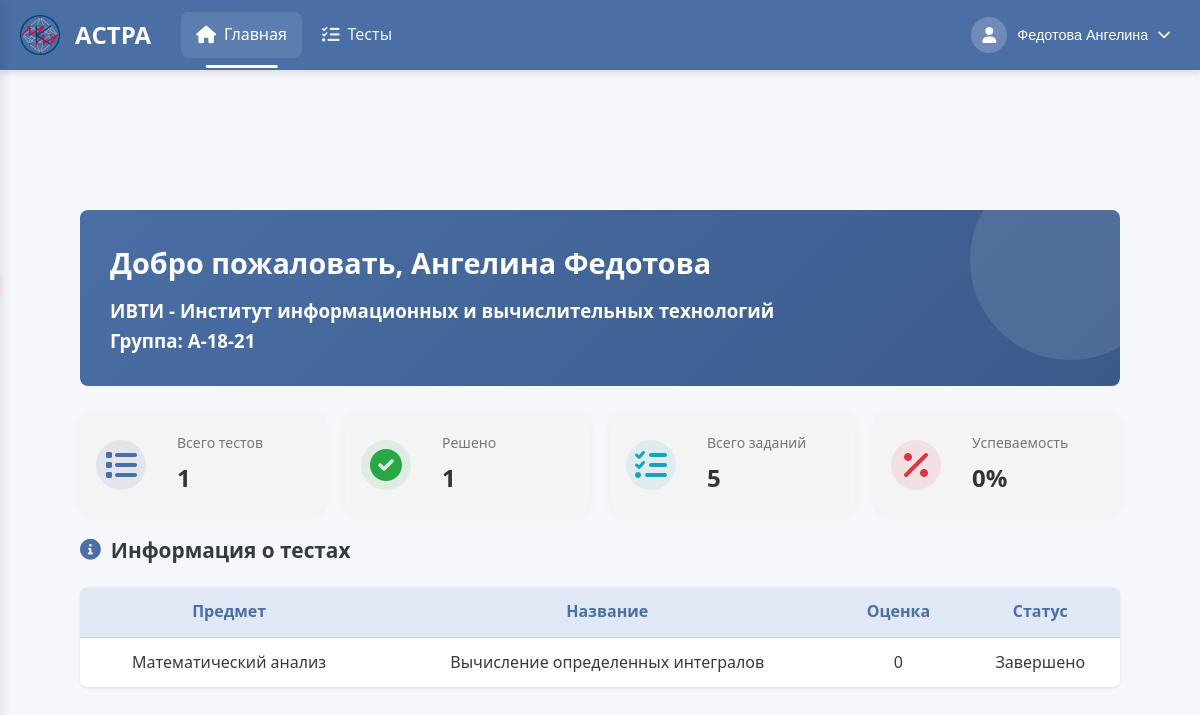
Page /Home/ (signed in) on the earlier database version.
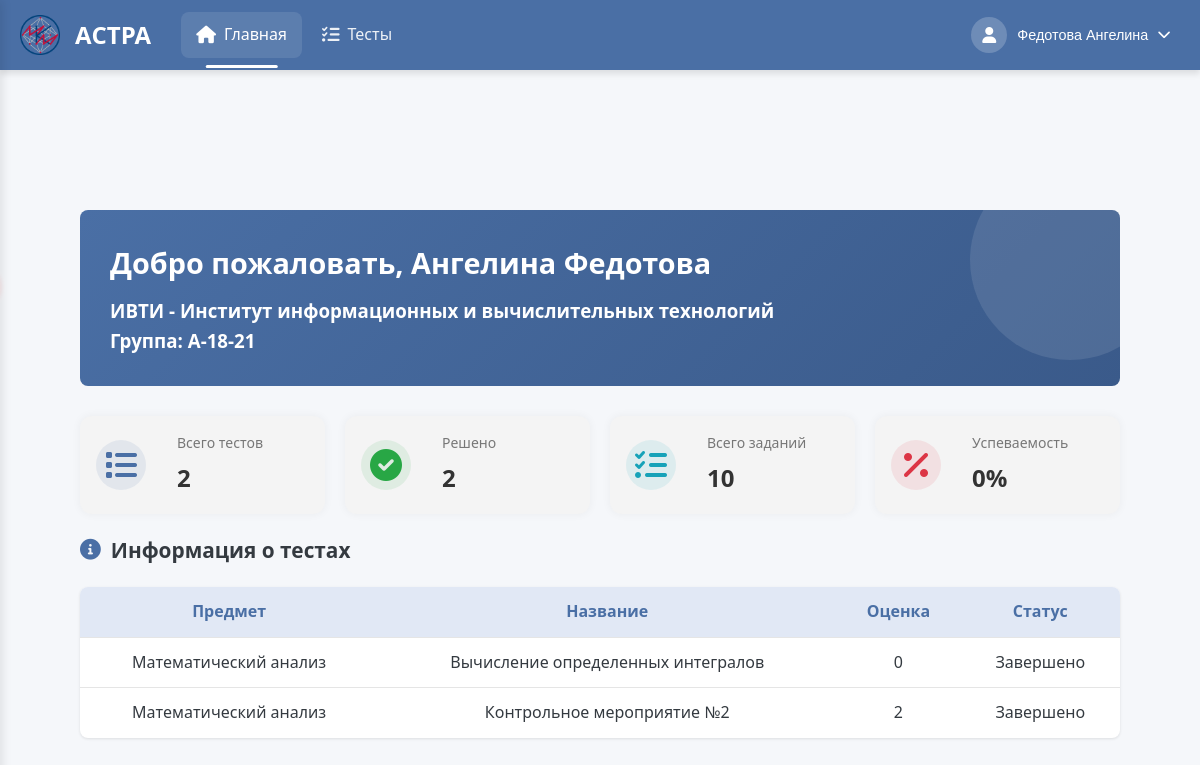
Same page on the later database version.
### create_tests/models.py (models this page shows, shortened)
class AboutTest(models.Model):
    RESULT_DISPLAY_CHOICES = [
        ('only_score', 'Только баллы'),
        ('show_correct', 'Показывать правильные ответы'),
    ]
    objects = None
    name_tests = models.CharField(max_length=255, blank=False)  # Название теста
    creator = models.ForeignKey(TeacherData, on_delete=models.PROTECT, null=True, blank=True,
                                related_name='created_tests')  # Создатель теста
    time_to_solution = models.DurationField(default=timedelta(hours=1, minutes=30))
    name_slug_tests = models.SlugField(max_length=255, unique=True, db_index=True, verbose_name="URL")  # Слаг имени
    num_of_attempts = models.IntegerField(blank=True, default=1)  # Количество попыток для решения
    type_of_result = models.IntegerField(blank=True, default=1)  # Тип возвращаемого результата
    description = models.CharField(max_length=150, default="", blank=True)
    is_published = models.IntegerField(default=0)
    is_done = models.IntegerField(default=1)
    is_draft = models.BooleanField(default=False)
    draft_data = models.TextField(default='', blank=True)
    result_display_mode = models.CharField(max_length=20, choices=RESULT_DISPLAY_CHOICES, default='only_score')  # Режим отображения результатов
    subj = models.ForeignKey(Subjects,
                             on_delete=models.PROTECT,
                             default=1)
    grade_5_threshold = models.IntegerField(default=80, help_text="Минимальный процент для оценки 5")
    grade_4_threshold = models.IntegerField(default=60, help_text="Минимальный процент для оценки 4")
    grade_3_threshold = models.IntegerField(default=35, help_text="Минимальный процент для оценки 3")
    expressions = models.ManyToManyField(AboutExpressions)
    task_groups = models.ManyToManyField(TaskGroup, blank=True)  # Новые группы заданий

class Subjects(models.Model):
    name = models.CharField(max_length=100, unique=True, default="Другое")
    def __str__(self):
        return self.name

### users/views.py (the view, shortened to what this page needs)
# urls.py: path('Home/', views.account_view, name='account_view'),
@login_required
@role_required(['student', 'admin'])
def account_view(request):
    user = request.user
    context = {
        'current_user': user,
        'is_student': user.role == 'student',
    }
    if user.role == 'student':
        try:
            student_data = user.studentdata
        except StudentData.DoesNotExist:
            student_data = None
        institutes = StudentInstitute.objects.all()
        groups = StudentGroup.objects.all()
        if student_data and student_data.group:
            published_tests = AboutTest.objects.filter(
                publishedgroup__group_name=student_data.group
            ).distinct()
        else:
            published_tests = AboutTest.objects.none()
        student_results = StudentResult.objects.filter(
            student=user,
            test__in=published_tests
        ).order_by('test', '-attempt_number')
        best_results = {}
        for result in student_results:
            if result.test_id not in best_results or result.result_points > best_results[result.test_id].result_points:
                best_results[result.test_id] = result
        active_tests = []
        completed_tests = []
        for test in published_tests:
            all_attempts = [res for res in student_results if res.test_id == test.id]
            max_attempt = max([res.attempt_number for res in all_attempts], default=0)
            best_result = best_results.get(test.id)
            remaining_attempts = test.num_of_attempts - max_attempt
            test_info = {
                'test': test,
                'best_result': best_result,
                'remaining_attempts': remaining_attempts,
                'type_of_result': f"{best_result.result_points:.0f}" if best_result else None,
                'status': '',
            }
            if remaining_attempts <= 0:
                test_info['status'] = 'Завершено'
                completed_tests.append(test_info)
            else:
                test_info['status'] = f'Осталось {remaining_attempts} попыток'
                active_tests.append(test_info)
        total_tests = len(published_tests)
        solved_tests = len(set(result.test_id for result in student_results))
        total_tasks = 0
        for test in published_tests:
            expressions_count = test.expressions.count()
            task_variants_count = TaskVariant.objects.filter(task_group__in=test.task_groups.all()).count()
            total_tasks += expressions_count + task_variants_count
        def get_grade_weight(points):
            if points >= 90:
                return 1.0
            elif points >= 75:
                return 0.75
            elif points >= 60:
                return 0.5
            else:
                return 0.0
        grade_weights = []
        for test in published_tests:
            best_result = best_results.get(test.id)
            if best_result:
                grade_weights.append(get_grade_weight(best_result.result_points))
            else:
                grade_weights.append(0.0)
        success_rate = int((sum(grade_weights) / total_tests) * 100) if total_tests > 0 else 0
        context.update({
            'total_tests': total_tests,
            'solved_tests': solved_tests,
            'total_tasks': total_tasks,
            'success_rate': success_rate,
            'student_data': student_data,
            'institutes': institutes,
            'groups': groups,
            'about_tests': active_tests + completed_tests,
        })
    else:
        context['teacher_data'] = getattr(user, 'teacherdata', None)
    return render(request, 'users/student_account.html', context)

### users/context_processors.py (called while the page is built)
def user_role(request):
    if request.user.is_authenticated:
        return {'user_role': request.user.role}
    return {}

### users/models.py (called while the page is built)
    def get_full_name(self):
        if self.role == 'student' and hasattr(self, 'studentdata'):
            return f"{self.studentdata.last_name} {self.studentdata.first_name}"
        elif self.role == 'teacher' and hasattr(self, 'teacherdata'):
            return f"{self.teacherdata.last_name} {self.teacherdata.first_name}"
        return self.email

    def get_photo_url(self):
        if self.role == 'student' and hasattr(self, 'studentdata') and self.studentdata.photo:
            return self.studentdata.photo.url
        elif self.role == 'teacher' and hasattr(self, 'teacherdata') and self.teacherdata.photo:
            return self.teacherdata.photo.url
        return None

    def __str__(self):
        return self.name

    def __str__(self):
        return self.name

### users/templates/users/student_account.html (shortened to what the changed rows need)
{% extends 'solving_tests/header.html' %}
{% load static %}
{% block extra_css %}
    <link rel="stylesheet" href="{% static 'css/student_account.css' %}">
    <link rel="stylesheet" href="{% static 'libs/fontawesome/css/all.min.css' %}">
{% endblock %}
{% block content %}
<div class="dashboard-container">
    <main class="main-content">
        {% if is_student %}
            <section class="welcome-section">
                <h1 class="welcome-title">Добро пожаловать, {{ student_data.first_name }} {{ student_data.last_name }}</h1>
                <h3 class="second-inf">{{ student_data.institute }}</h3>
                <h3 class="second-inf">Группа: {{ student_data.group }}</h3>
            </section>
            <div class="stat-row">
                <div class="stat-card">
                    <div class="stat-icon tests">
                        <i class="fas fa-list"></i>
                    </div>
                    <div class="stat-info">
                        <div class="stat-title">Всего тестов</div>
                        <div class="stat-value">{{ total_tests }}</div>
                    </div>
                </div>
                <div class="stat-card">
                    <div class="stat-icon results">
                        <i class="fas fa-check-circle"></i>
                    </div>
                    <div class="stat-info">
                        <div class="stat-title">Решено</div>
                        <div class="stat-value">{{ solved_tests }}</div>
                    </div>
                </div>
                <div class="stat-card">
                    <div class="stat-icon tasks">
                        <i class="fas fa-tasks"></i>
                    </div>
                    <div class="stat-info">
                        <div class="stat-title">Всего заданий</div>
                        <div class="stat-value">{{ total_tasks }}</div>
                    </div>
                </div>
                <div class="stat-card">
                    <div class="stat-icon time">
                        <i class="fas fa-percentage"></i>
                    </div>
                    <div class="stat-info">
                        <div class="stat-title">Успеваемость</div>
                        <div class="stat-value">{{ success_rate }}%</div>
                    </div>
                </div>
            </div>
            <section>
                <h2 class="section-title">
                    <i class="fas fa-info-circle"></i> Информация о тестах
                </h2>
                {% if about_tests %}
                    <table class="results-table">
                        <thead>
                            <tr>
                                <th>Предмет</th>
                                <th>Название</th>
                                <th>Оценка</th>
                                <th>Статус</th>
                            </tr>
                        </thead>
                        <tbody>
                            {% for test in about_tests %}
                                <tr>
                                    <td>{{ test.test.subj }}</td>
                                    <td>{{ test.test.name_tests }}</td>
                                    <td>
                                        {% if test.best_result %}
                                            {{ test.type_of_result }}
                                        {% else %}
                                            —
                                        {% endif %}
                                    </td>
                                    <td>
                                        {% if test.remaining_attempts > 0 %}
                                            Осталось попыток: {{ test.remaining_attempts }}
                                        {% else %}
                                            Завершено
                                        {% endif %}
                                    </td>
                                </tr>
                            {% endfor %}
                        </tbody>
                    </table>
                {% else %}
                    <p>Нет доступных тестов.</p>
                {% endif %}
            </section>
        {% endif %}
    </main>
</div>
{% endblock %}

Differences in the rows shown:
now on this page (row edited): AboutTest: test.subj "Математический анализ", test.name_tests "Контрольное мероприятие №2", type_of_result "2"
Other differences:
{{ total_tests }}: "1" → "2"
{{ solved_tests }}: "1" → "2"
{{ total_tasks }}: "5" → "10"
